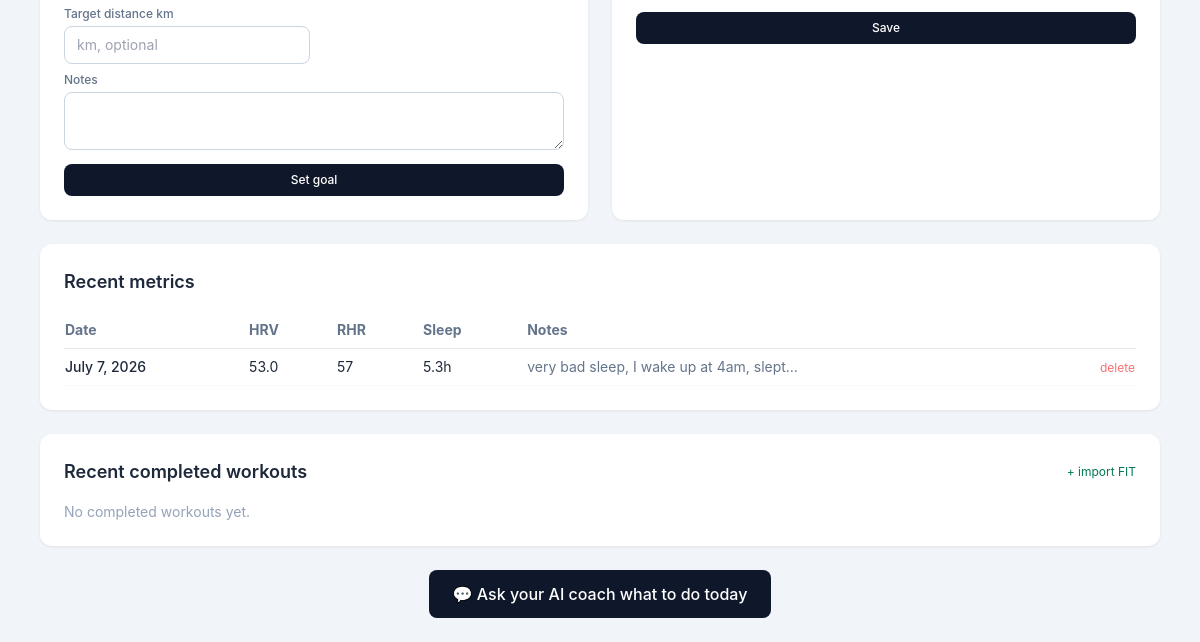
The app's page / (lower part), older data.
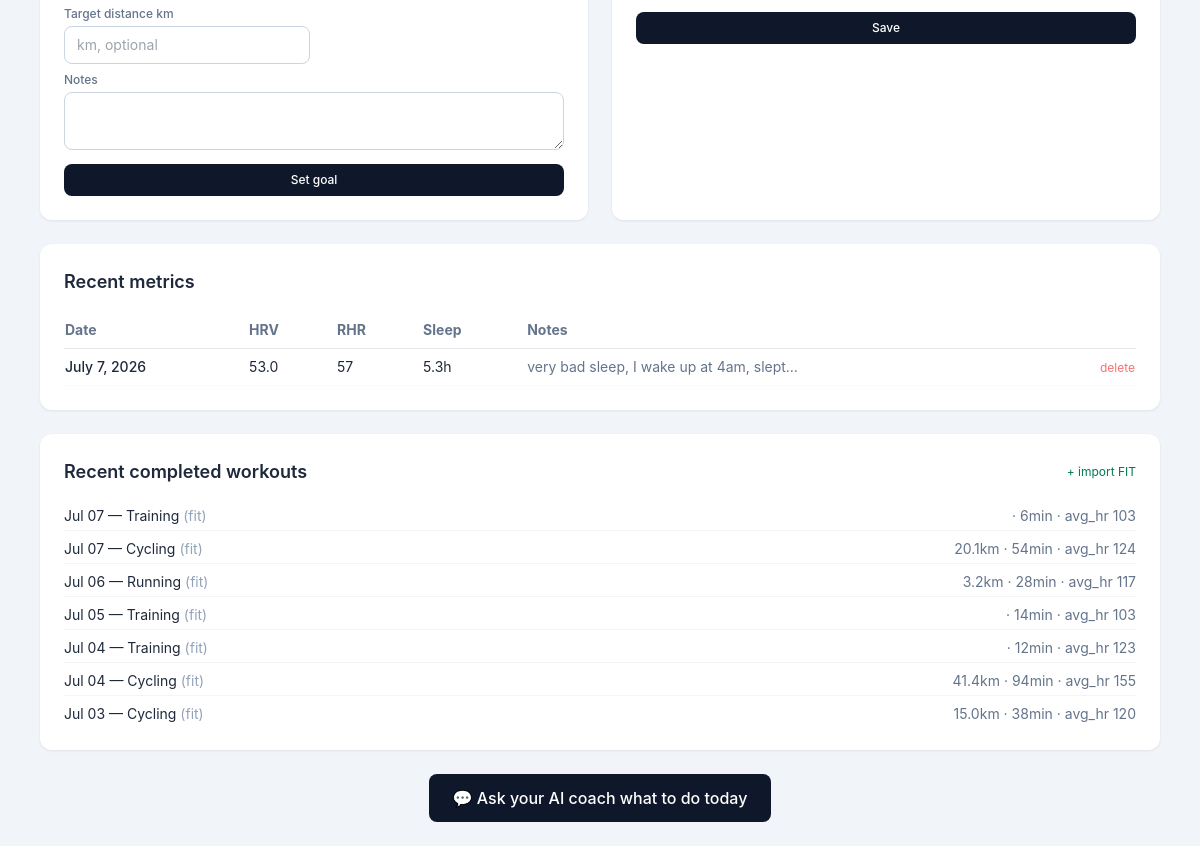
The same page, newer data.
### coach/models.py (models this page shows, shortened)
class DailyMetric(models.Model):
    date = models.DateField(unique=True)
    hrv = models.FloatField(null=True, blank=True, help_text="ms")
    rhr = models.PositiveIntegerField(null=True, blank=True, help_text="resting heart rate, bpm")
    sleep_hours = models.FloatField(null=True, blank=True)
    sleep_score = models.PositiveIntegerField(null=True, blank=True, help_text="0-100 if your device provides one")
    body_battery = models.PositiveIntegerField(null=True, blank=True, help_text="0-100 readiness/energy score, if available")
    weight_kg = models.FloatField(null=True, blank=True)
    notes = models.TextField(blank=True, help_text="How you feel, soreness, stress, life stuff, etc.")
    created_at = models.DateTimeField(auto_now_add=True)
    class Meta:
        ordering = ["-date"]

class Workout(models.Model):
    STATUS_CHOICES = [("planned", "Planned"), ("completed", "Completed"), ("skipped", "Skipped")]
    SOURCE_CHOICES = [("llm", "AI Coach"), ("manual", "Manual"), ("fit", "FIT upload")]
    date = models.DateField()
    title = models.CharField(max_length=255)
    description = models.TextField(blank=True)
    workout_type = models.CharField(max_length=64, blank=True, help_text="e.g. easy run, intervals, cycling, strength, rest")
    status = models.CharField(max_length=10, choices=STATUS_CHOICES, default="planned")
    source = models.CharField(max_length=10, choices=SOURCE_CHOICES, default="manual")
    distance_km = models.FloatField(null=True, blank=True)
    moving_time_min = models.FloatField(null=True, blank=True)
    avg_hr = models.FloatField(null=True, blank=True)
    max_hr = models.FloatField(null=True, blank=True)
    hr_min = models.FloatField(null=True, blank=True, help_text="Lowest HR seen (completed) or bottom of a target HR range (planned)")
    avg_speed_kmh = models.FloatField(null=True, blank=True)
    elevation_gain_m = models.FloatField(null=True, blank=True)
    interval_repeats = models.PositiveIntegerField(null=True, blank=True)
    interval_distance_m = models.FloatField(null=True, blank=True)
    interval_rest_seconds = models.FloatField(null=True, blank=True)
    laps_json = models.JSONField(null=True, blank=True, help_text="Raw per-lap splits, if imported from a FIT file")
    external_ref = models.CharField(max_length=255, blank=True, null=True, db_index=True,
                                     help_text="Dedup key for imports, e.g. fit filename+timestamp")
    created_at = models.DateTimeField(auto_now_add=True)
    class Meta:
        ordering = ["date", "created_at"]

### coach/views.py (the view)
# urls.py: path("", views.dashboard, name="dashboard"),
def dashboard(request):
    if request.method == "POST":
        form = DailyMetricForm(request.POST)
        if form.is_valid():
            metric, _ = DailyMetric.objects.update_or_create(
                date=form.cleaned_data["date"],
                defaults={k: v for k, v in form.cleaned_data.items() if k != "date"},
            )
            messages.success(request, f"Saved metrics for {metric.date}.")
            return redirect("dashboard")
    else:
        form = DailyMetricForm(initial={"date": date.today()})
    all_recent_metrics = _metrics_window(days=30)  # used for baselines + flags
    display_metrics = all_recent_metrics[:14]       # what actually shows in the table
    recent_workouts = Workout.objects.filter(status="completed").order_by("-date")[:10]
    active_conditions = ActiveCondition.objects.filter(resolved=False)
    condition_form = ActiveConditionForm(initial={"start_date": date.today()})
    profile = _get_profile()
    profile_form = ProfileForm(instance=profile)
    goal = _next_goal()
    goal_form = GoalForm(initial={"event_date": date.today()})
    upcoming_goals = Goal.objects.filter(event_date__gte=date.today())
    flags = analytics.compute_flags(all_recent_metrics, active_conditions, today=date.today())
    chronological = list(reversed(display_metrics))
    hrv_svg = analytics.sparkline_svg([(m.date, m.hrv) for m in chronological], color="#059669")
    rhr_svg = analytics.sparkline_svg([(m.date, m.rhr) for m in chronological], color="#e11d48")
    return render(request, "coach/dashboard.html", {
        "form": form,
        "condition_form": condition_form,
        "recent_metrics": display_metrics,
        "recent_workouts": recent_workouts,
        "active_conditions": active_conditions,
        "hrv_svg": hrv_svg,
        "rhr_svg": rhr_svg,
        "flags": flags,
        "profile_form": profile_form,
        "goal_form": goal_form,
        "goal": goal,
        "upcoming_goals": upcoming_goals,
        "today": date.today(),
    })

### coach/forms.py
class DailyMetricForm(forms.ModelForm):
    class Meta:
        model = DailyMetric
        fields = ["date", "hrv", "rhr", "sleep_hours", "sleep_score", "body_battery", "weight_kg", "notes"]
        widgets = {
            "date": forms.DateInput(attrs={"type": "date", "class": INPUT_CLS}),
            "hrv": forms.NumberInput(attrs={"class": INPUT_CLS, "step": "0.1"}),
            "rhr": forms.NumberInput(attrs={"class": INPUT_CLS}),
            "sleep_hours": forms.NumberInput(attrs={"class": INPUT_CLS, "step": "0.1"}),
            "sleep_score": forms.NumberInput(attrs={"class": INPUT_CLS}),
            "body_battery": forms.NumberInput(attrs={"class": INPUT_CLS}),
            "weight_kg": forms.NumberInput(attrs={"class": INPUT_CLS, "step": "0.1"}),
            "notes": forms.Textarea(attrs={"rows": 2, "class": INPUT_CLS}),
        }

### coach/analytics.py (called while the page is built, shortened)
def sparkline_svg(values_with_dates, color="#059669", width=220, height=48):
    points = [(d, v) for d, v in values_with_dates if v is not None]
    if len(points) < 2:
        return None

### coach/views.py (called while the page is built)
def _metrics_window(days=30):
    return list(DailyMetric.objects.filter(date__gte=date.today() - timedelta(days=days)).order_by("-date"))

### coach/templates/coach/dashboard.html (shortened to what this page needs)
{% extends "coach/base.html" %}
{% block content %}
<div class="grid md:grid-cols-2 gap-6 mt-6">
  <div class="card p-6">
    <form method="post" action="{% url 'goal_add' %}" class="grid grid-cols-2 gap-2">
      {% for field in goal_form %}
        <div class="{% if field.name == 'notes' %}col-span-2{% endif %}">
          <label class="block text-xs font-medium text-slate-500 mb-1">{{ field.label }}</label>
          {{ field }}
        </div>
      {% endfor %}
      <button class="col-span-2 bg-slate-900 text-white px-3 py-2 rounded-lg text-xs font-medium hover:bg-slate-800">
        Set goal
      </button>
    </form>
  </div>
  <div class="card p-6">
    <form method="post" action="{% url 'profile_update' %}" class="grid grid-cols-2 gap-3">
      <button class="col-span-2 bg-slate-900 text-white px-3 py-2 rounded-lg text-xs font-medium hover:bg-slate-800">
        Save
      </button>
    </form>
  </div>
</div>
<div class="card p-6 mt-6">
  <h2 class="text-lg font-semibold mb-4">Recent metrics</h2>
  <div class="overflow-x-auto">
  <table class="w-full text-sm">
    <thead>
      <tr class="text-left text-slate-500 border-b">
        <th class="py-2 pr-4">Date</th>
        <th class="py-2 pr-4">HRV</th>
        <th class="py-2 pr-4">RHR</th>
        <th class="py-2 pr-4">Sleep</th>
        <th class="py-2 pr-4">Notes</th>
        <th></th>
      </tr>
    </thead>
    <tbody>
      {% for m in recent_metrics %}
      <tr class="border-b border-slate-50">
        <td class="py-2 pr-4 font-medium">{{ m.date }}</td>
        <td class="py-2 pr-4">{{ m.hrv|default:"—" }}</td>
        <td class="py-2 pr-4">{{ m.rhr|default:"—" }}</td>
        <td class="py-2 pr-4">{{ m.sleep_hours|default:"—" }}h</td>
        <td class="py-2 pr-4 text-slate-500">{{ m.notes|truncatechars:40 }}</td>
        <td class="py-2 text-right">
          <a href="{% url 'metric_delete' m.pk %}" class="text-red-400 hover:text-red-600 text-xs"
             onclick="return confirm('Delete this entry?')">delete</a>
        </td>
      </tr>
      {% empty %}
      <tr><td colspan="6" class="py-4 text-slate-400">No metrics logged yet.</td></tr>
      {% endfor %}
    </tbody>
  </table>
  </div>
</div>
<div class="card p-6 mt-6">
  <div class="flex items-center justify-between mb-4">
    <h2 class="text-lg font-semibold">Recent completed workouts</h2>
    <a href="{% url 'fit_upload' %}" class="text-xs text-emerald-700 hover:underline">+ import FIT</a>
  </div>
  <ul class="text-sm space-y-1 max-h-56 overflow-y-auto">
    {% for w in recent_workouts %}
      <li class="flex justify-between border-b border-slate-100 py-1">
        <span>{{ w.date|date:"M d" }} — {{ w.title }} {% if w.source == 'fit' %}<span class="text-slate-400">(fit)</span>{% endif %}</span>
        <span class="text-slate-500">
          {% if w.distance_km %}{{ w.distance_km|floatformat:1 }}km{% endif %}
          {% if w.moving_time_min %}· {{ w.moving_time_min|floatformat:0 }}min{% endif %}
          {% if w.avg_hr %}· avg_hr {{ w.avg_hr|floatformat:0 }}{% endif %}
        </span>
      </li>
    {% empty %}
      <li class="text-slate-400">No completed workouts yet.</li>
    {% endfor %}
  </ul>
</div>
<div class="mt-6 text-center">
  <a href="{% url 'chat' %}" class="inline-block bg-slate-900 text-white px-6 py-3 rounded-lg font-medium hover:bg-slate-800">
    💬 Ask your AI coach what to do today
  </a>
</div>
{% endblock %}

Row changes from the older to the newer data that the page shows:
added Workout: date "Jul 07", title "Training", source "(fit)", moving_time_min "6", avg_hr "103"
added Workout: date "Jul 07", title "Cycling", source "(fit)", distance_km "20.1", moving_time_min "54", avg_hr "124"
added Workout: date "Jul 06", title "Running", source "(fit)", distance_km "3.2", moving_time_min "28", avg_hr "117"
added Workout: date "Jul 05", title "Training", source "(fit)", moving_time_min "14", avg_hr "103"
added Workout: date "Jul 04", title "Training", source "(fit)", moving_time_min "12", avg_hr "123"
added Workout: date "Jul 04", title "Cycling", source "(fit)", distance_km "41.4", moving_time_min "94", avg_hr "155"
added Workout: date "Jul 03", title "Cycling", source "(fit)", distance_km "15.0", moving_time_min "38", avg_hr "120"
Text that changed along with them:
text no longer shown: "No completed workouts yet."
